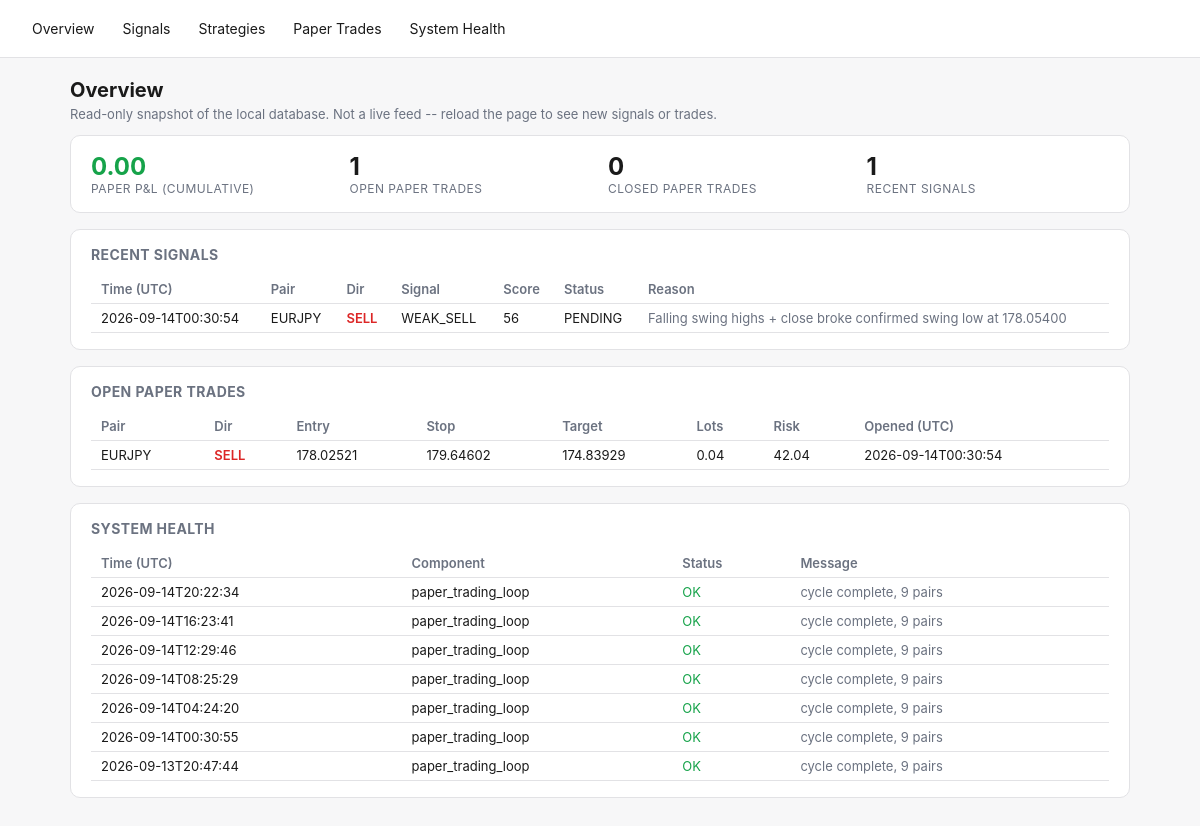
The page / on the database its author committed.
### tables this page shows
CREATE TABLE signals (
    id TEXT PRIMARY KEY,
    pair TEXT NOT NULL,
    direction TEXT NOT NULL,
    overall_signal TEXT NOT NULL,
    score REAL NOT NULL,
    entry_low REAL, entry_high REAL, stop_loss REAL,
    take_profit_1 REAL, take_profit_2 REAL,
    spread_pips REAL,
    regime TEXT,
    strategies_agree_json TEXT,
    reason TEXT,
    status TEXT NOT NULL DEFAULT 'PENDING',
    created_at TEXT NOT NULL
);

CREATE TABLE paper_trades (
    id INTEGER PRIMARY KEY AUTOINCREMENT,
    signal_id TEXT REFERENCES signals(id),
    pair TEXT NOT NULL,
    direction TEXT NOT NULL,
    entry_time TEXT NOT NULL,
    entry_price REAL NOT NULL,
    stop_loss REAL NOT NULL,
    take_profit REAL NOT NULL,
    lots REAL,                 -- position size at entry (fx_engine.position_sizing), if it could be computed
    risk_amount REAL,          -- dollar amount risked at entry, lots * stop_distance * pip_value
    exit_time TEXT,
    exit_price REAL,
    exit_reason TEXT,
    pnl_r REAL,
    pnl_amount REAL,           -- real dollar P&L = pnl_r * risk_amount (NULL if risk_amount unknown)
    created_at TEXT NOT NULL
);

CREATE TABLE system_health (
    id INTEGER PRIMARY KEY AUTOINCREMENT,
    component TEXT NOT NULL,
    status TEXT NOT NULL,       -- OK | WARN | ERROR
    message TEXT,
    checked_at TEXT NOT NULL
);

### fx_engine/dashboard.py (the view)
    @app.route("/")
    def overview():
        d = get_db()
        signals = d.recent_signals(limit=10)
        health = d.recent_health(limit=10)
        open_trades = d.open_paper_trades()
        curve = d.paper_equity_curve()
        latest_equity = curve[-1]["cumulative"] if curve else 0.0
        return render_template(
            "overview.html", signals=signals, health=health, open_trades=open_trades,
            latest_equity=latest_equity, total_closed=len(curve),
        )

### fx_engine/db.py (called while the page is built)
    @contextmanager
    def _conn(self):
        conn = sqlite3.connect(self.path)
        conn.row_factory = sqlite3.Row
        try:
            yield conn
            conn.commit()
        finally:
            conn.close()

    def open_paper_trades(self) -> list[dict]:
        with self._conn() as conn:
            rows = conn.execute("SELECT * FROM paper_trades WHERE exit_time IS NULL").fetchall()
        return [dict(r) for r in rows]

    def recent_signals(self, limit: int = 50) -> list[dict]:
        with self._conn() as conn:
            rows = conn.execute(
                """SELECT s.*, o.outcome, o.pnl_r AS outcome_pnl_r, o.exit_price AS outcome_exit_price
                   FROM signals s LEFT JOIN signal_outcomes o ON o.signal_id = s.id
                   ORDER BY s.created_at DESC LIMIT ?""",
                (limit,),
            ).fetchall()
        return [dict(r) for r in rows]

    def paper_equity_curve(self) -> list[dict]:
        with self._conn() as conn:
            rows = conn.execute(
                """SELECT exit_time, pnl_amount FROM paper_trades
                   WHERE exit_time IS NOT NULL AND pnl_amount IS NOT NULL
                   ORDER BY exit_time ASC"""
            ).fetchall()
        cumulative = 0.0
        curve = []
        for r in rows:
            cumulative += r["pnl_amount"]
            curve.append({"exit_time": r["exit_time"], "pnl_amount": r["pnl_amount"], "cumulative": cumulative})
        return curve

    def recent_health(self, limit: int = 50) -> list[dict]:
        with self._conn() as conn:
            rows = conn.execute(
                "SELECT * FROM system_health ORDER BY id DESC LIMIT ?", (limit,),
            ).fetchall()
        return [dict(r) for r in rows]

### fx_engine/templates/overview.html (shortened to what this page needs)
{% extends "base.html" %}
{% block content %}
<h1>Overview</h1>
<p class="lede">Read-only snapshot of the local database. Not a live feed -- reload the page to see new signals or trades.</p>
<div class="card stat-row">
  <div class="stat">
    <div class="value" style="color:{{ 'var(--green)' if latest_equity >= 0 else 'var(--red)' }}">{{ "%.2f"|format(latest_equity) }}</div>
    <div class="label">Paper P&amp;L (cumulative)</div>
  </div>
  <div class="stat"><div class="value">{{ open_trades|length }}</div><div class="label">Open paper trades</div></div>
  <div class="stat"><div class="value">{{ total_closed }}</div><div class="label">Closed paper trades</div></div>
  <div class="stat"><div class="value">{{ signals|length }}</div><div class="label">Recent signals</div></div>
</div>
<div class="card">
  <h2>Recent Signals</h2>
  <div class="overflow">
  <table>
    <tr><th>Time (UTC)</th><th>Pair</th><th>Dir</th><th>Signal</th><th>Score</th><th>Status</th><th>Reason</th></tr>
    {% for s in signals %}
    <tr>
      <td>{{ s.created_at[:19] }}</td>
      <td>{{ s.pair }}</td>
      <td class="{{ 'buy' if s.direction=='BUY' else 'sell' }}">{{ s.direction }}</td>
      <td>{{ s.overall_signal }}</td>
      <td>{{ "%.0f"|format(s.score) }}</td>
      <td>{{ s.status }}</td>
      <td class="muted">{{ s.reason }}</td>
    </tr>
    {% else %}
    <tr><td colspan="7" class="muted">No signals yet -- run `python -m fx_engine.main signal-once` or `paper`.</td></tr>
    {% endfor %}
  </table>
  </div>
</div>
<div class="card">
  <h2>Open Paper Trades</h2>
  <div class="overflow">
  <table>
    <tr><th>Pair</th><th>Dir</th><th>Entry</th><th>Stop</th><th>Target</th><th>Lots</th><th>Risk</th><th>Opened (UTC)</th></tr>
    {% for t in open_trades %}
    <tr>
      <td>{{ t.pair }}</td>
      <td class="{{ 'buy' if t.direction=='BUY' else 'sell' }}">{{ t.direction }}</td>
      <td>{{ "%.5f"|format(t.entry_price) }}</td>
      <td>{{ "%.5f"|format(t.stop_loss) }}</td>
      <td>{{ "%.5f"|format(t.take_profit) }}</td>
      <td>{{ t.lots if t.lots is not none else "-" }}</td>
      <td>{{ "%.2f"|format(t.risk_amount) if t.risk_amount is not none else "-" }}</td>
      <td>{{ t.entry_time[:19] }}</td>
    </tr>
    {% else %}
    <tr><td colspan="8" class="muted">No open paper trades.</td></tr>
    {% endfor %}
  </table>
  </div>
</div>
<div class="card">
  <h2>System Health</h2>
  <div class="overflow">
  <table>
    <tr><th>Time (UTC)</th><th>Component</th><th>Status</th><th>Message</th></tr>
    {% for h in health %}
    <tr>
      <td>{{ h.checked_at[:19] }}</td>
      <td>{{ h.component }}</td>
      <td class="{{ 'ok' if h.status=='OK' else ('warn' if h.status=='WARN' else 'error') }}">{{ h.status }}</td>
      <td class="muted">{{ h.message }}</td>
    </tr>
    {% else %}
    <tr><td colspan="4" class="muted">No health checks logged yet.</td></tr>
    {% endfor %}
  </table>
  </div>
</div>
{% endblock %}

### fx_engine/templates/base.html (shortened to what this page needs)
<!doctype html>
<html lang="en">
<head>
</head>
<body>
<nav>
  <a href="{{ url_for('overview') }}">Overview</a>
  <a href="{{ url_for('signals_page') }}">Signals</a>
  <a href="{{ url_for('strategies_page') }}">Strategies</a>
  <a href="{{ url_for('paper_trades_page') }}">Paper Trades</a>
  <a href="{{ url_for('health_page') }}">System Health</a>
</nav>
<main>
{% block content %}{% endblock %}
</main>
</body>
</html>

### fx_engine/templates/base.html (style rules this page uses)
:root { --bg:#f7f7f8; --fg:#1a1a1a; --card:#ffffff; --border:#e2e2e5; --accent:#2563eb; --green:#16a34a; --red:#dc2626; --amber:#d97706; --muted:#6b7280; }
* { box-sizing: border-box; }
body { margin:0; font-family:-apple-system,BlinkMacSystemFont,"Segoe UI",sans-serif; background:var(--bg); color:var(--fg); }
nav { display:flex; gap:4px; padding:12px 20px; border-bottom:1px solid var(--border); background:var(--card); flex-wrap:wrap; }
nav a { color:var(--fg); text-decoration:none; padding:8px 12px; border-radius:6px; font-size:14px; }
main { padding:20px; max-width:1100px; margin:0 auto; }
.card { background:var(--card); border:1px solid var(--border); border-radius:10px; padding:16px 20px; margin-bottom:16px; }
table { width:100%; border-collapse:collapse; font-size:13px; }
th, td { text-align:left; padding:6px 10px; border-bottom:1px solid var(--border); white-space:nowrap; }
th { color:var(--muted); font-weight:600; }
.sell { color:var(--red); font-weight:600; }
.ok { color:var(--green); }
.muted { color:var(--muted); }
.stat-row { display:flex; gap:16px; flex-wrap:wrap; }
.stat { flex:1; min-width:140px; }
.stat .value { font-size:24px; font-weight:700; }
.stat .label { font-size:12px; color:var(--muted); text-transform:uppercase; letter-spacing:.04em; }
h1 { font-size:20px; margin:0 0 4px; }
h2 { font-size:14px; margin:0 0 12px; color:var(--muted); text-transform:uppercase; letter-spacing:.03em; }
p.lede { color:var(--muted); font-size:13px; margin-top:0; }
.overflow { overflow-x:auto; }

### rows shown on the page
signals: created_at "2026-09-14T00:30:54", pair "EURJPY", direction "SELL", overall_signal "WEAK_SELL", score "56", status "PENDING", reason "Falling swing highs + close broke confirmed swing low at 178.05400"
paper_trades: pair "EURJPY", direction "SELL", entry_price "178.02521", stop_loss "179.64602", take_profit "174.83929", lots "0.04", risk_amount "42.04", entry_time "2026-09-14T00:30:54"
system_health: checked_at "2026-09-14T20:22:34", component "paper_trading_loop", status "OK", message "cycle complete, 9 pairs"
system_health: checked_at "2026-09-14T16:23:41", component "paper_trading_loop", status "OK", message "cycle complete, 9 pairs"
system_health: checked_at "2026-09-14T12:29:46", component "paper_trading_loop", status "OK", message "cycle complete, 9 pairs"
system_health: checked_at "2026-09-14T08:25:29", component "paper_trading_loop", status "OK", message "cycle complete, 9 pairs"
system_health: checked_at "2026-09-14T04:24:20", component "paper_trading_loop", status "OK", message "cycle complete, 9 pairs"
system_health: checked_at "2026-09-14T00:30:55", component "paper_trading_loop", status "OK", message "cycle complete, 9 pairs"
system_health: checked_at "2026-09-13T20:47:44", component "paper_trading_loop", status "OK", message "cycle complete, 9 pairs"

### other values the page prints
{{ "%.2f"|format(latest_equity) }} "0.00"
{{ open_trades|length }} "1"
{{ total_closed }} "0"
{{ signals|length }} "1"
